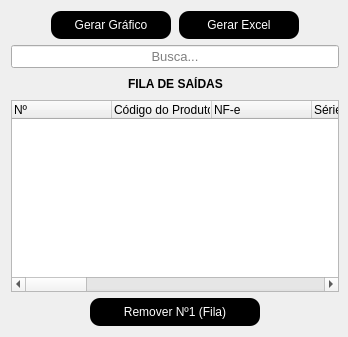
          <widget class="QWidget" name="tab_2">
           <attribute name="title">
            <string>Análise de Estoque e Saida</string>
           </attribute>
           <layout class="QGridLayout" name="gridLayout_4">
            <property name="rightMargin">
             <number>9</number>
            </property>
            <property name="verticalSpacing">
             <number>6</number>
            </property>
            <item row="5" column="4">
             <widget class="QLineEdit" name="txt_search">
              <property name="font">
               <font>
                <family>MS Shell Dlg 2</family>
                <pointsize>10</pointsize>
                <weight>9</weight>
                <italic>false</italic>
                <bold>false</bold>
               </font>
              </property>
              <property name="styleSheet">
               <string notr="true">
font: 75 10pt &quot;MS Shell Dlg 2&quot;;</string>
              </property>
              <property name="alignment">
               <set>Qt::AlignCenter</set>
              </property>
              <property name="placeholderText">
               <string>Busca...</string>
              </property>
             </widget>
            </item>
            <item row="6" column="4">
             <layout class="QHBoxLayout" name="horizontalLayout_3">
              <property name="topMargin">
               <number>0</number>
              </property>
              <property name="rightMargin">
               <number>0</number>
              </property>
              <item>
               <spacer name="horizontalSpacer_15">
                <property name="orientation">
                 <enum>Qt::Horizontal</enum>
                </property>
                <property name="sizeHint" stdset="0">
                 <size>
                  <width>40</width>
                  <height>20</height>
                 </size>
                </property>
               </spacer>
              </item>
              <item>
               <widget class="QLabel" name="label_29">
                <property name="styleSheet">
                 <string notr="true"/>
                </property>
                <property name="text">
                 <string>&lt;html&gt;&lt;head/&gt;&lt;body&gt;&lt;p&gt;&lt;span style=&quot; font-weight:600; color:#000000;&quot;&gt;FILA DE SAÍDAS&lt;/span&gt;&lt;/p&gt;&lt;/body&gt;&lt;/html&gt;</string>
                </property>
               </widget>
              </item>
              <item>
               <spacer name="horizontalSpacer_16">
                <property name="orientation">
                 <enum>Qt::Horizontal</enum>
                </property>
                <property name="sizeHint" stdset="0">
                 <size>
                  <width>40</width>
                  <height>20</height>
                 </size>
                </property>
               </spacer>
              </item>
             </layout>
            </item>
            <item row="0" column="4">
             <layout class="QHBoxLayout" name="horizontalLayout_9">
              <property name="spacing">
               <number>8</number>
              </property>
              <property name="bottomMargin">
               <number>0</number>
              </property>
              <item>
               <spacer name="horizontalSpacer">
                <property name="orientation">
                 <enum>Qt::Horizontal</enum>
                </property>
                <property name="sizeHint" stdset="0">
                 <size>
                  <width>40</width>
                  <height>20</height>
                 </size>
                </property>
               </spacer>
              </item>
              <item>
               <widget class="QPushButton" name="btn_gerargrafico">
                <property name="sizePolicy">
                 <sizepolicy hsizetype="Minimum" vsizetype="Minimum">
                  <horstretch>0</horstretch>
                  <verstretch>0</verstretch>
                 </sizepolicy>
                </property>
                <property name="minimumSize">
                 <size>
                  <width>120</width>
                  <height>28</height>
                 </size>
                </property>
                <property name="maximumSize">
                 <size>
                  <width>120</width>
                  <height>28</height>
                 </size>
                </property>
                <property name="sizeIncrement">
                 <size>
                  <width>0</width>
                  <height>0</height>
                 </size>
                </property>
                <property name="cursor">
                 <cursorShape>PointingHandCursor</cursorShape>
                </property>
                <property name="styleSheet">
                 <string notr="true">
QPushButton{
	background-color: rgb(0, 0, 0);
	font: 75 12pt &quot;MS Shell Dlg 2&quot;;
	color: rgb(255, 255, 255);
	border-radius:10px
;}

QPushButton:hover{
	
	
	background-color: rgb(85, 170, 255);
	 color:black;
}



</string>
                </property>
                <property name="text">
                 <string>Gerar Gráfico</string>
                </property>
               </widget>
              </item>
              <item>
               <widget class="QPushButton" name="btn_gerarexcel">
                <property name="sizePolicy">
                 <sizepolicy hsizetype="Fixed" vsizetype="Fixed">
                  <horstretch>0</horstretch>
                  <verstretch>0</verstretch>
                 </sizepolicy>
                </property>
                <property name="minimumSize">
                 <size>
                  <width>120</width>
                  <height>28</height>
                 </size>
                </property>
                <property name="maximumSize">
                 <size>
                  <width>120</width>
                  <height>28</height>
                 </size>
                </property>
                <property name="sizeIncrement">
                 <size>
                  <width>0</width>
                  <height>0</height>
                 </size>
                </property>
                <property name="cursor">
                 <cursorShape>PointingHandCursor</cursorShape>
                </property>
                <property name="styleSheet">
                 <string notr="true">
QPushButton{
	background-color: rgb(0, 0, 0);
	font: 75 12pt &quot;MS Shell Dlg 2&quot;;
	color: rgb(255, 255, 255);
	border-radius:10px
;}

QPushButton:hover{
	
	
	background-color: rgb(85, 255, 127);
	 color:black;
}


</string>
                </property>
                <property name="text">
                 <string>Gerar Excel</string>
                </property>
               </widget>
              </item>
              <item>
               <spacer name="horizontalSpacer_2">
                <property name="orientation">
                 <enum>Qt::Horizontal</enum>
                </property>
                <property name="sizeHint" stdset="0">
                 <size>
                  <width>40</width>
                  <height>20</height>
                 </size>
                </property>
               </spacer>
              </item>
             </layout>
            </item>
            <item row="7" column="4">
             <layout class="QHBoxLayout" name="horizontalLayout_4">
              <property name="topMargin">
               <number>0</number>
              </property>
              <item>
               <widget class="QTreeWidget" name="tree_geral">
                <property name="cursor" stdset="0">
                 <cursorShape>ArrowCursor</cursorShape>
                </property>
                <column>
                 <property name="text">
                  <string>Nº</string>
                 </property>
                </column>
                <column>
                 <property name="text">
                  <string>Código do Produto</string>
                 </property>
                </column>
                <column>
                 <property name="text">
                  <string>NF-e</string>
                 </property>
                </column>
                <column>
                 <property name="text">
                  <string>Série</string>
                 </property>
                </column>
                <column>
                 <property name="text">
                  <string>Data de Emissão (NF-e)</string>
                 </property>
                </column>
                <column>
                 <property name="text">
                  <string>Chave de Acesso</string>
                 </property>
                </column>
                <column>
                 <property name="text">
                  <string>Cnpj Emitente</string>
                 </property>
                </column>
                <column>
                 <property name="text">
                  <string>Emitente</string>
                 </property>
                </column>
                <column>
                 <property name="text">
                  <string>Descrição</string>
                 </property>
                </column>
                <column>
                 <property name="text">
                  <string>Unidade</string>
                 </property>
                </column>
                <column>
                 <property name="text">
                  <string>Preço</string>
                 </property>
                </column>
                <column>
                 <property name="text">
                  <string>Quantidade</string>
                 </property>
                </column>
                <column>
                 <property name="text">
                  <string>Total</string>
                 </property>
                </column>
                <column>
                 <property name="text">
                  <string>Data Entrada</string>
                 </property>
                </column>
                <column>
                 <property name="text">
                  <string>Avaria</string>
                 </property>
                </column>
                <column>
                 <property name="text">
                  <string>Data Saida</string>
                 </property>
                </column>
               </widget>
              </item>
             </layout>
            </item>
            <item row="8" column="4">
             <layout class="QHBoxLayout" name="horizontalLayout_6">
              <property name="bottomMargin">
               <number>0</number>
              </property>
              <item>
               <spacer name="horizontalSpacer_17">
                <property name="orientation">
                 <enum>Qt::Horizontal</enum>
                </property>
                <property name="sizeHint" stdset="0">
                 <size>
                  <width>40</width>
                  <height>20</height>
                 </size>
                </property>
               </spacer>
              </item>
              <item>
               <widget class="QPushButton" name="btn_removertopofila">
                <property name="minimumSize">
                 <size>
                  <width>170</width>
                  <height>28</height>
                 </size>
                </property>
                <property name="maximumSize">
                 <size>
                  <width>170</width>
                  <height>28</height>
                 </size>
                </property>
                <property name="styleSheet">
                 <string notr="true">
QPushButton{
	background-color: rgb(0, 0, 0);
	font: 75 12pt &quot;MS Shell Dlg 2&quot;;
	color: rgb(255, 255, 255);
	border-radius:10px
;}

QPushButton:hover{
	
	
	background-color: rgb(255, 75, 75);
	 color:black;
}



</string>
                </property>
                <property name="text">
                 <string>Remover Nº1 (Fila)</string>
                </property>
               </widget>
              </item>
              <item>
               <spacer name="horizontalSpacer_18">
                <property name="orientation">
                 <enum>Qt::Horizontal</enum>
                </property>
                <property name="sizeHint" stdset="0">
                 <size>
                  <width>40</width>
                  <height>20</height>
                 </size>
                </property>
               </spacer>
              </item>
             </layout>
            </item>
           </layout>
          </widget>
